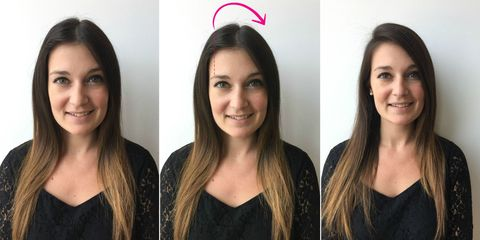
#> input picture images/face.jpg, 480 x 240 px
$ python FaceDetection.py
#> lines starting #> are read from the running program, lines starting #| are printed output that depends on the picture; after the words box and inside, x2 and y2 are one past the last pixel; in counts of white or black regions, pixels touching at a corner belong together
import cv2
face_cascade= cv2.CascadeClassifier('venv\Lib\site-packages\cv2\data\haarcascade_frontalface_default.xml')
eye_cascade = cv2.CascadeClassifier('venv\Lib\site-packages\cv2\data\haarcascade_eye.xml')
img = cv2.imread("images/face.jpg")
#> img is the input picture: shape (240, 480, 3); mean B, G, R 122.3, 131.5, 143.4
gray = cv2.cvtColor(img,cv2.COLOR_BGR2GRAY)
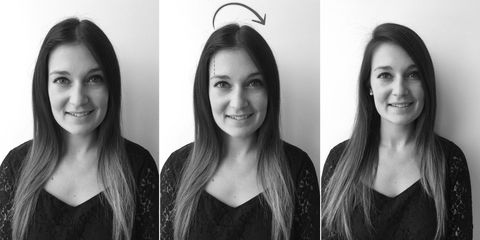
#> gray: shape (240, 480); min 0, max 255, mean 134

faces = face_cascade.detectMultiScale(gray,1.3,5)
#> faces = [[361, 47, 75, 75], [36, 49, 83, 83], [198, 55, 79, 79]]

for (x,y,w,h) in faces:
    img = cv2.rectangle(img,(x,y),(x+w,y+h),(255,0,0),2)
    roi_gray = gray[y:y+h, x:x+w]
    roi_color = img[y:y+h, x:x+w]
    eyes = eye_cascade.detectMultiScale(roi_gray)

    for (ex,ey,ew,eh) in eyes:
        cv2.rectangle(roi_color,(ex,ey),(ex+ew,ey+eh),(0,255,0),2)
#> this loop made 3 passes
#> (x, y, w, h, eyes) on passes 1 to 3: (361, 47, 75, 75, [[12, 17, 24, 24], [42, 19, 20, 20]]), (36, 49, 83, 83, [[13, 18, 27, 27], [46, 20, 23, 23]]), (198, 55, 79, 79, [[12, 17, 24, 24], [44, 18, 23, 23]])
#> pass 1, `roi_gray = gray[y:y+h, x:x+w]`:
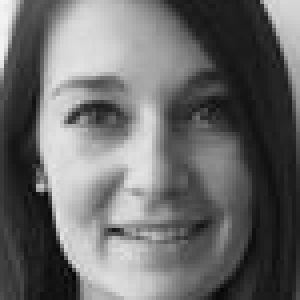
#> roi_gray: shape (75, 75) (shown 4 times larger); min 5, max 244, mean 106.4
#> pass 1, `roi_color = img[y:y+h, x:x+w]`:
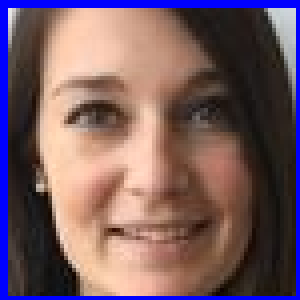
#> roi_color: shape (75, 75, 3) (shown 4 times larger); mean B, G, R 98.7, 92.1, 118.4
#> pass 2, `img = cv2.rectangle(img,(x,y),(x+w,y+h),(255,0,0),2)`:
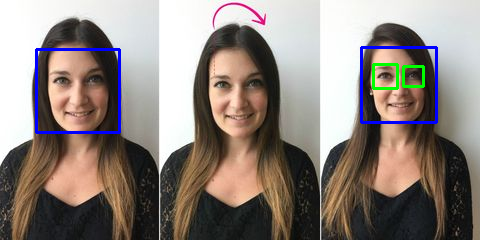
#> img: shape (240, 480, 3); mean B, G, R 124.6, 130.5, 140.9
#> after the loop:
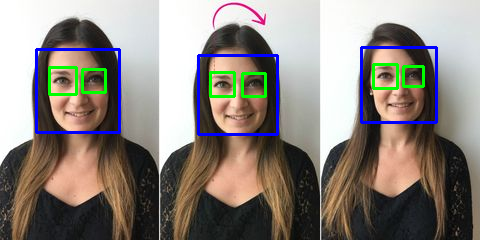
#> img: shape (240, 480, 3); 1.82% of pixels changed, all inside (x1, y1, x2, y2) = (48, 54, 279, 136)
#> after the loop:
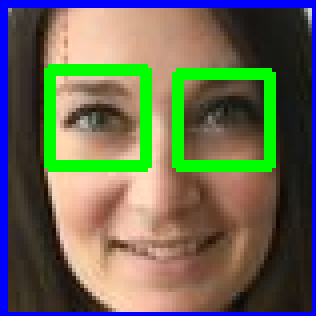
#> roi_color: shape (79, 79, 3) (shown 4 times larger); mean B, G, R 85.8, 104.2, 104.3
#> after the loop:
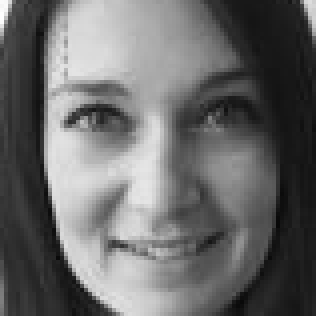
#> roi_gray: shape (79, 79) (shown 4 times larger); min 7, max 254, mean 105.5

cv2.imshow('img',img)
cv2.waitKey(0)
cv2.destroyAllWindows()
